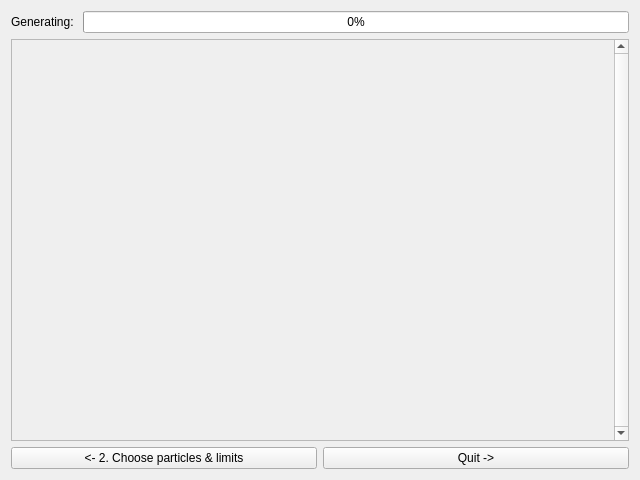
<?xml version="1.0" encoding="UTF-8"?>
<ui version="4.0">
 <class>UI_Step3</class>
 <widget class="QWidget" name="UI_Step3">
  <property name="geometry">
   <rect>
    <x>0</x>
    <y>0</y>
    <width>640</width>
    <height>480</height>
   </rect>
  </property>
  <property name="windowTitle">
   <string>3. Diagrams</string>
  </property>
  <layout class="QVBoxLayout" name="verticalLayout">
   <item>
    <layout class="QHBoxLayout" name="horizontalLayout">
     <item>
      <widget class="QLabel" name="label">
       <property name="text">
        <string>Generating: </string>
       </property>
      </widget>
     </item>
     <item>
      <widget class="QProgressBar" name="progressBar">
       <property name="value">
        <number>0</number>
       </property>
      </widget>
     </item>
    </layout>
   </item>
   <item>
    <widget class="QScrollArea" name="scrollArea">
     <property name="minimumSize">
      <size>
       <width>0</width>
       <height>200</height>
      </size>
     </property>
     <property name="verticalScrollBarPolicy">
      <enum>Qt::ScrollBarAlwaysOn</enum>
     </property>
     <property name="horizontalScrollBarPolicy">
      <enum>Qt::ScrollBarAsNeeded</enum>
     </property>
     <property name="widgetResizable">
      <bool>true</bool>
     </property>
     <widget class="QWidget" name="diagramsArea">
      <property name="geometry">
       <rect>
        <x>0</x>
        <y>0</y>
        <width>605</width>
        <height>384</height>
       </rect>
      </property>
      <layout class="QGridLayout" name="gridLayout_3">
       <item row="0" column="0">
        <layout class="QGridLayout" name="diagramsLayout"/>
       </item>
      </layout>
     </widget>
    </widget>
   </item>
   <item>
    <layout class="QHBoxLayout" name="horizontalLayout_2">
     <item>
      <widget class="QPushButton" name="backButton">
       <property name="text">
        <string>&lt;- 2. Choose particles &amp;&amp; limits</string>
       </property>
      </widget>
     </item>
     <item>
      <widget class="QPushButton" name="quitButton">
       <property name="text">
        <string>Quit -&gt;</string>
       </property>
      </widget>
     </item>
    </layout>
   </item>
  </layout>
 </widget>
 <resources/>
 <connections/>
</ui>
